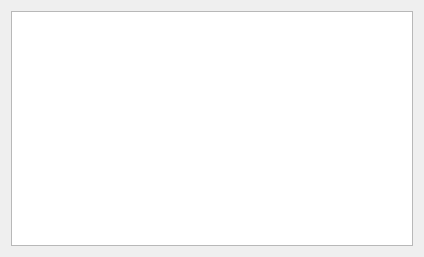
<?xml version="1.0" encoding="UTF-8"?>
<ui version="4.0">
 <class>Form</class>
 <widget class="QWidget" name="Form">
  <property name="geometry">
   <rect>
    <x>0</x>
    <y>0</y>
    <width>424</width>
    <height>257</height>
   </rect>
  </property>
  <property name="sizePolicy">
   <sizepolicy hsizetype="MinimumExpanding" vsizetype="MinimumExpanding">
    <horstretch>1</horstretch>
    <verstretch>1</verstretch>
   </sizepolicy>
  </property>
  <property name="windowTitle">
   <string>Form</string>
  </property>
  <layout class="QHBoxLayout" name="horizontalLayout_2">
   <item>
    <layout class="QHBoxLayout" name="horizontalLayout" stretch="0">
     <item>
      <layout class="QVBoxLayout" name="verticalLayout" stretch="0">
       <item>
        <widget class="QTextEdit" name="shelloutput">
         <property name="sizePolicy">
          <sizepolicy hsizetype="Expanding" vsizetype="Expanding">
           <horstretch>1</horstretch>
           <verstretch>1</verstretch>
          </sizepolicy>
         </property>
         <property name="minimumSize">
          <size>
           <width>100</width>
           <height>100</height>
          </size>
         </property>
        </widget>
       </item>
      </layout>
     </item>
    </layout>
   </item>
  </layout>
 </widget>
 <resources/>
 <connections/>
</ui>
